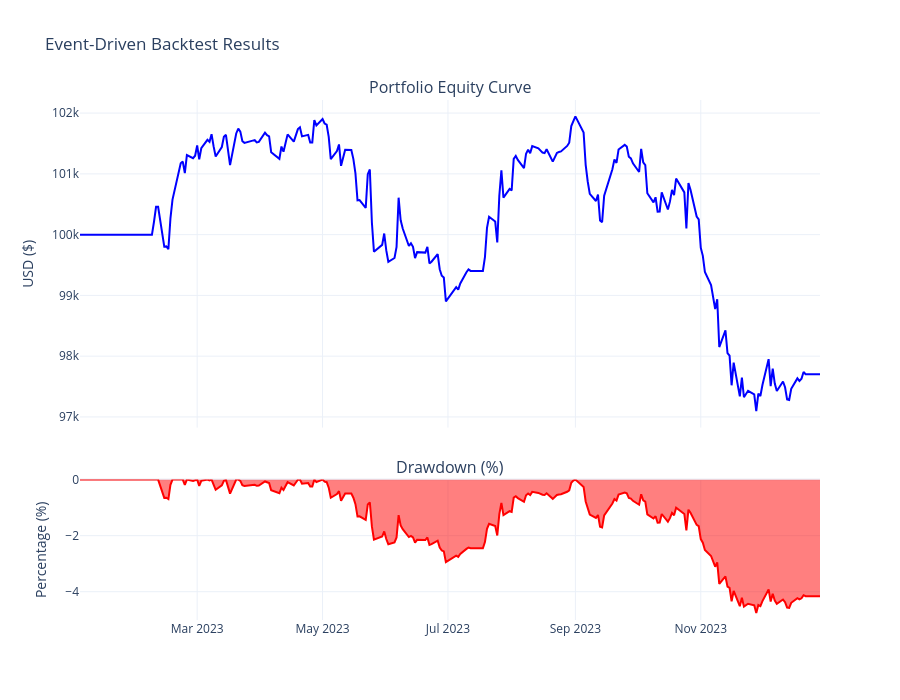

The cell this chart's notebook holds for it:
### Code cell
import plotly.graph_objects as go
from plotly.subplots import make_subplots
import pandas as pd
from datetime import datetime

# --- Backtest Setup ---
# Define parameters
tickers = ['AAPL', 'MSFT'] # Using tickers from kernel state
start_date = "2023-01-01"
end_date = "2024-01-01"
initial_capital = 100000.0

# Instantiate DataHandler
data_handler = YFinanceDataHandler(
    event_queue=None, # will be set by Backtest
    tickers=tickers,
    start_date=start_date,
    end_date=end_date
)

# Instantiate Strategy
strategy_params = {'lookback_period': 20, 'z_score_threshold': 1.5, 'rebalance_period': 10, 'long_only': False}
strategy = MeanReversionStrategy(
    data_handler=data_handler,
    event_queue=None, # will be set by Backtest
    params=strategy_params
)

# Instantiate Portfolio
portfolio = Portfolio(
    data_handler=data_handler,
    event_queue=None, # will be set by Backtest
    initial_capital=initial_capital
)

# Instantiate ExecutionHandler
execution_handler = SimulatedExecutionHandler(
    event_queue=None # will be set by Backtest
)

# Instantiate Backtest
backtest = Backtest(
    data_handler=data_handler,
    strategy=strategy,
    portfolio=portfolio,
    execution_handler=execution_handler,
    verbose=True
)

# Run the backtest
backtest.run()

# Get results
results_df = backtest.get_results()

def plot_interactive_dashboard(df):
    # Create a 2-row subplot (Top: Equity Curve, Bottom: Drawdown)
    fig = make_subplots(rows=2, cols=1, shared_xaxes=True,
                        vertical_spacing=0.1,
                        subplot_titles=('Portfolio Equity Curve', 'Drawdown (%)'),
                        row_heights=[0.7, 0.3])

    # Plot 1: Equity Curve
    fig.add_trace(
        go.Scatter(x=df.index, y=df['total'], mode='lines', name='Total Equity', line=dict(color='blue')),
        row=1, col=1
    )

    # Calculate Drawdown
    cum_max = df['total'].cummax()
    drawdown = (df['total'] / cum_max) - 1.0

    # Plot 2: Drawdown
    fig.add_trace(
        go.Scatter(x=df.index, y=drawdown * 100, mode='lines', name='Drawdown %',
                   line=dict(color='red'), fill='tozeroy'),
        row=2, col=1
    )

    # Formatting
    fig.update_layout(
        height=700,
        title_text="Event-Driven Backtest Results",
        template="plotly_white",
        showlegend=False
    )
    fig.update_yaxes(title_text="USD ($)", row=1, col=1)
    fig.update_yaxes(title_text="Percentage (%)", row=2, col=1)

    fig.show()

# Render the dashboard
plot_interactive_dashboard(results_df)

### Figure 1 — Plotly figure (JSON) as saved in the notebook; plotly's stock layout.template omitted (floating-point values rounded to 4 significant figures; data arrays with more than 128 entries replaced by an {"elided": "..."} marker saying what was removed)
{"data": [{"line": {"color": "blue"}, "mode": "lines", "name": "Total Equity", "type": "scatter", "x": {"elided": "500 str values"}, "xaxis": "x", "y": {"elided": "500 float values"}, "yaxis": "y"}, {"fill": "tozeroy", "line": {"color": "red"}, "mode": "lines", "name": "Drawdown %", "type": "scatter", "x": {"elided": "500 str values"}, "xaxis": "x2", "y": {"elided": "500 float values"}, "yaxis": "y2"}], "layout": {"annotations": [{"font": {"size": 16}, "showarrow": false, "text": "Portfolio Equity Curve", "x": 0.5, "xanchor": "center", "xref": "paper", "y": 1, "yanchor": "bottom", "yref": "paper"}, {"font": {"size": 16}, "showarrow": false, "text": "Drawdown (%)", "x": 0.5, "xanchor": "center", "xref": "paper", "y": 0.27, "yanchor": "bottom", "yref": "paper"}], "height": 700, "showlegend": false, "title": {"text": "Event-Driven Backtest Results"}, "xaxis": {"anchor": "y", "domain": [0, 1], "matches": "x2", "showticklabels": false}, "xaxis2": {"anchor": "y2", "domain": [0, 1]}, "yaxis": {"anchor": "x", "domain": [0.37, 1], "title": {"text": "USD ($)"}}, "yaxis2": {"anchor": "x2", "domain": [0, 0.27], "title": {"text": "Percentage (%)"}}}}
